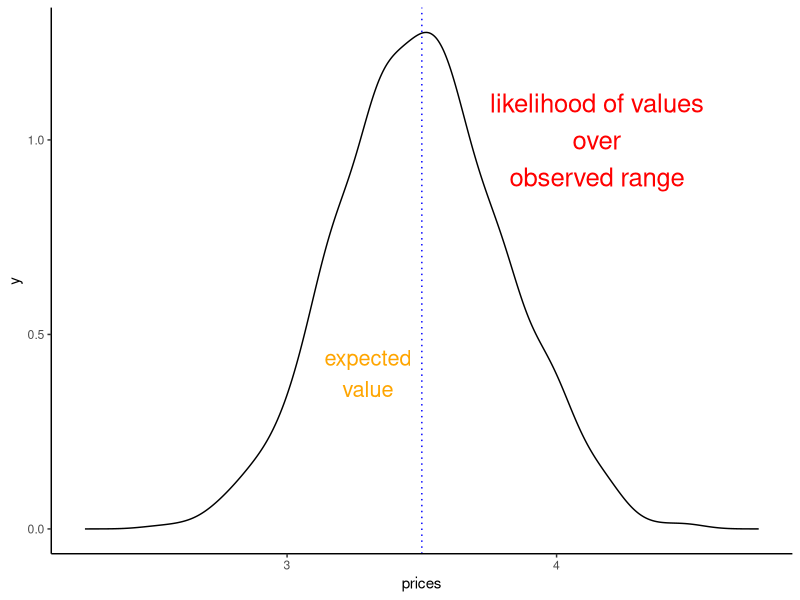

Generate this figure with R: (Note: this script raises an error after producing the figure.)
library(ggplot2)

dd <- data.frame(prices=rnorm(1000,3.5,.3))

# prediction with expected value and uncertainty range
ggplot(dd, aes(prices))  +
  geom_density() + labs(list(title="Expected Value\n and Uncertainty", y="",x="range of outcomes"))+
  xlim(2.25, 4.75) + theme_classic() +
  annotate("text", x=3.3 , y=0.4, label="expected\nvalue", color="orange", size=5.5) +
  geom_vline(xintercept = 3.5, linetype="dotted", color="blue")+
  annotate("text", x=4.15 , y=1, label="likelihood of values\nover\nobserved range", color="red", size=6.5) + ggsave("./images/predict_expected_value_range.png", width=8,height = 6)



# milk example
p <-ggplot(dd, aes(prices))  +
  geom_density() + labs(list(title="Milk Prices", y=""))+
  xlim(2.25, 4.75) + theme_classic()  +
  annotate("text", x=c(2.5,4.5) , y=.15, label=c("bargain!","ripoff!"), color="blue", size=8.5) +
  annotate("text", x=3.3 , y=0.4, label="expected\nprice", color="orange", size=5.5) +
  annotate("text", x=4.15 , y=1, label="frequency of prices\nover\nobserved range", color="red", size=6.5) +
  geom_vline(xintercept = 3.5, linetype="dotted") +  annotate("text", x=c(2.95,3.65,4) , y=.1, label=c("Aldi\n$2.95","Tops\n$3.65","Wegmans\n$4.00"), color="black", size=5.5)

p + ggsave("./images/milk_expected_value_range.png", width=8,height = 6)



# shrinking uncertainty

ggplot()  +
  geom_density(data=data.frame(prices=rnorm(1000,3.5,.3)), aes(prices), color="blue") +
  geom_density(data=data.frame(prices=rnorm(1000,3.5,3)), aes(prices), color="red") +
  geom_density(data=data.frame(prices=rnorm(1000,3.5,1)), aes(prices), color="purple") +
  annotate("text", x=5.8 , y=1, label="highly certain", color="blue", size=5.5) +
  annotate("text", x=6 , y=.25, label="certain", color="purple", size=5.5) +
  annotate("text", x=9 , y=.1, label="highly uncertain", color="red", size=5.5) +
  geom_vline(xintercept = 3.5, linetype="dotted", color="black")+
  labs(list(title="Ranges of Uncertainty", y="",x="range of outcomes")) + theme_classic()  +
  ggsave("./images/ranges_of_uncertainty.png", width=8,height = 6)
